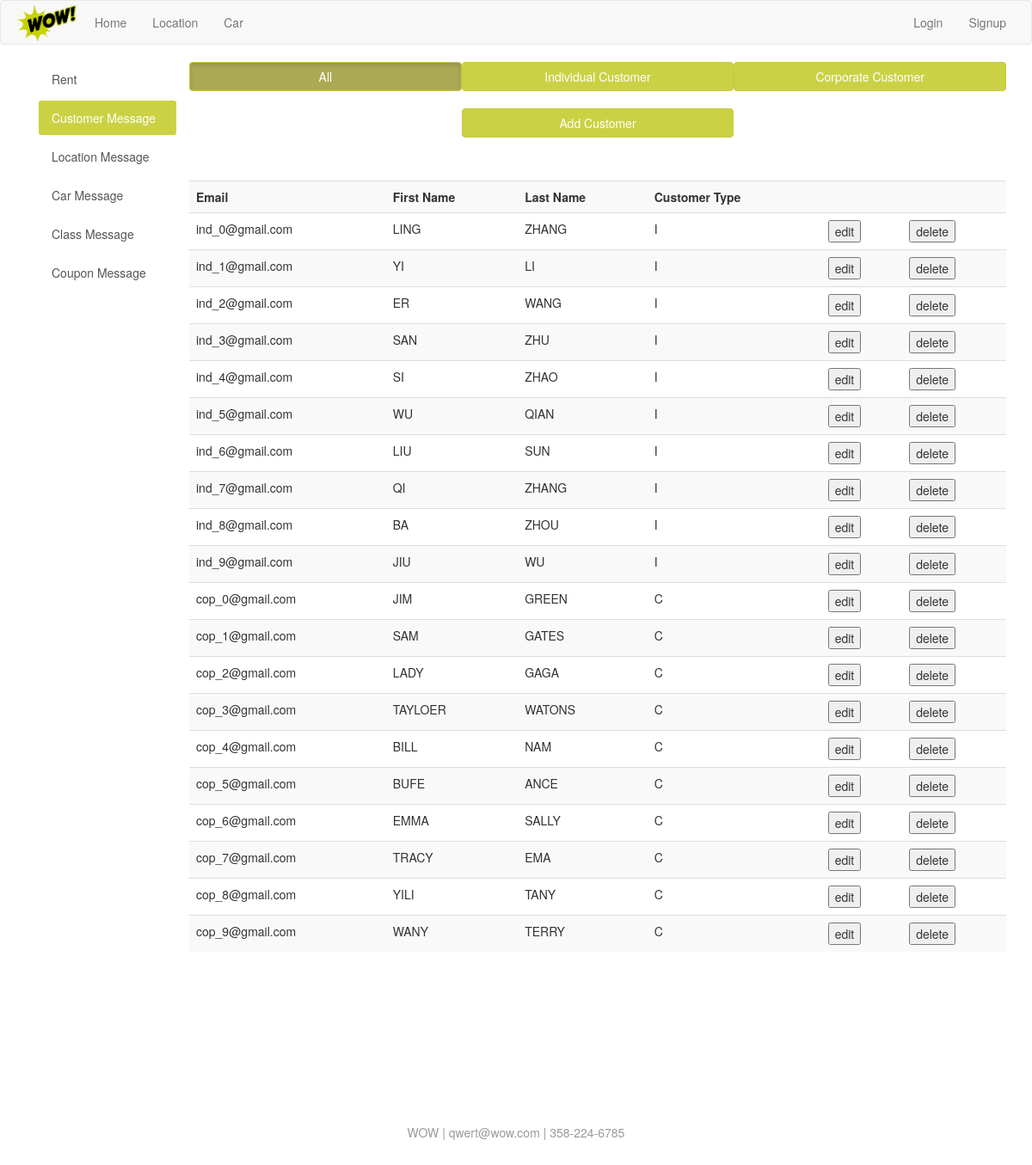
The app's page /main/empCustInfo.php with its own data.
### tables this page shows
CREATE TABLE customer (
    cust_id        BIGINT NOT NULL COMMENT 'the unique ID of a customer',
    fname          VARCHAR(30) NOT NULL COMMENT 'first name of customer',
    lname          VARCHAR(30) NOT NULL COMMENT 'last name of customer',
    cust_street    VARCHAR(30) NOT NULL COMMENT 'the street of a customer',
    cust_city      VARCHAR(30) NOT NULL COMMENT 'the city of a customer',
    cust_state     VARCHAR(30) NOT NULL COMMENT 'the state of a customer',
    cust_zipcode   VARCHAR(5) NOT NULL COMMENT 'the zipcode of a customer',
    email          VARCHAR(30) NOT NULL COMMENT 'the email of a customer',
    cust_phone_no  VARCHAR(30) NOT NULL COMMENT 'the phone number of a customer',
    cust_type      CHAR(1) NOT NULL COMMENT 'the customer type'
);

### main/php_operation/empCustSql.php (called while the page is built, shortened)
<?php
	function allCust($conn) {
		$check = mysqli_query($conn, "SELECT email, fname, lname, cust_type FROM customer");
		return $check;
	}
?>

### main/empCustInfo.php (the view, shortened to what this page needs)
<?php
	$user_name = getCookieVal('cookie_uname');
	include ('./php_operation/conn.php');
?>
<!DOCTYPE html>
<html lang="en">
<head>
	<link rel="stylesheet" href="css/bootstrap.css">
	<link rel="stylesheet" href="css/main.css">
	<link rel="stylesheet" href="css/sideBar.css">
</head>
<body>
	<div class="navbar navbar-default">
		<div class="container">
			<div class="navbar-header">
				<a href="home.php" class="navbar-brand"></a>
			</div>
			<div class="hidden-xs">
				<ul class="nav navbar-nav">
					<li><a href="home.php">Home</a></li>
					<li><a href="location.php">Location</a></li>
					<li><a href="car.php">Car</a></li>
				</ul>
				<?php if (empty($user_name)): ?>
					<ul class="nav navbar-nav navbar-right">
						<li><a href="login.php">Login</a></li>
						<li><a href="signup.php">Signup</a></li>
					</ul>
				<?php endif ?>
			</div>
		</div>
	</div>
	<div class="container">
		<div class="col-md-2">
			<div class="list-group side-bar">
				<a href="empRent.php" class="list-group-item">Rent</a>
				<a href="empCustInfo.php" class="list-group-item active">Customer Message</a>
				<a href="empLocInfo.php" class="list-group-item">Location Message</a>
				<a href="empCarInfo.php" class="list-group-item">Car Message</a>
				<a href="empClass.php" class="list-group-item">Class Message</a>
				<a href="empCoupon.php" class="list-group-item">Coupon Message</a>
			</div>
		</div>
		<div class="col-md-10">
			<div class="row" style="margin-bottom: 20px;">
				<a href="empCustInfo.php"><button class="col-md-4 btn btn-primary active">All</button></a>
				<a href="empCustIndi.php"><button class="col-md-4 btn btn-primary">Individual Customer</button></a>
				<a href="empCustCorp.php"><button class="col-md-4 btn btn-primary">Corporate Customer</button></a>
			</div>
			<div>
				<div class="row" style="margin-bottom: 20px;">
				<div class="col-md-4"></div>
					<a href="signup.php">
						<button class="col-md-4 btn btn-primary">Add Customer</button>
					</a>
				</div>
				<div class="row" style="margin-bottom: 20px;">
					<?php include('./php_operation/empCustSql.php') ?>
					<table class="table table-striped" style="margin-top: 30px;">
						<tr>
							<th>Email</th>
							<th>First Name</th>
							<th>Last Name</th>
							<th>Customer Type</th>
							<th></th>
							<th></th>
						</tr>
						<?php
							$allCust = allCust($conn);
							while ($row = mysqli_fetch_array($allCust)) {
								print <<< EOF
										<tr>
											<td>$row[email]</td>
											<td>$row[fname]</td>
											<td>$row[lname]</td>
											<td>$row[cust_type]</td>
											<td><form action="empCustEdit.php" method="post"><button name="editEmail"
											       value="$row[email]" type="submit">edit</button></form></td>
											<td><form action="empCustDelete.php" method="post"><button name="editEmail"
											       value="$row[email]" type="submit">delete</button></form></td>
										</tr>
								EOF;
							}
						?>
					</table>
				</div>
			</div>
		</div>
	</div>
	<div class="footer">
		WOW | qwert@wow.com | 358-224-6785
	</div>
</body>

### main/css/main.css (style rules this page uses)
.navbar-brand { background-image: url(../img/logo.png); width: 80px; background-size: 100%; background-repeat: no-repeat; background-position: center; }
.btn-primary { background-color: #cad244; border-color: #cac844; }
.footer { text-align: center; margin-top: 80px; color: #999; padding: 80px 0; }

### main/css/sideBar.css (style rules this page uses)
.side-bar .list-group-item { border: 0; margin-bottom: 5px; border-radius: 3px; }
.side-bar .list-group-item.active { background-color: #cad244; }
.btn-primary { background-color: #cad244; border-color: #cac844; }
.btn-primary.active ,.btn-primary.active:hover { background-color: #AAAA55; border-color: #cac844; }

### records on screen
customer: email "ind_0@gmail.com", fname "LING", lname "ZHANG", cust_type "I"
customer: email "ind_1@gmail.com", fname "YI", lname "LI", cust_type "I"
customer: email "ind_2@gmail.com", fname "ER", lname "WANG", cust_type "I"
customer: email "ind_3@gmail.com", fname "SAN", lname "ZHU", cust_type "I"
customer: email "ind_4@gmail.com", fname "SI", lname "ZHAO", cust_type "I"
customer: email "ind_5@gmail.com", fname "WU", lname "QIAN", cust_type "I"
customer: email "ind_6@gmail.com", fname "LIU", lname "SUN", cust_type "I"
customer: email "ind_7@gmail.com", fname "QI", lname "ZHANG", cust_type "I"
customer: email "ind_8@gmail.com", fname "BA", lname "ZHOU", cust_type "I"
customer: email "ind_9@gmail.com", fname "JIU", lname "WU", cust_type "I"
customer: email "cop_0@gmail.com", fname "JIM", lname "GREEN", cust_type "C"
customer: email "cop_1@gmail.com", fname "SAM", lname "GATES", cust_type "C"
customer: email "cop_2@gmail.com", fname "LADY", lname "GAGA", cust_type "C"
customer: email "cop_3@gmail.com", fname "TAYLOER", lname "WATONS", cust_type "C"
customer: email "cop_4@gmail.com", fname "BILL", lname "NAM", cust_type "C"
customer: email "cop_5@gmail.com", fname "BUFE", lname "ANCE", cust_type "C"
customer: email "cop_6@gmail.com", fname "EMMA", lname "SALLY", cust_type "C"
customer: email "cop_7@gmail.com", fname "TRACY", lname "EMA", cust_type "C"
customer: email "cop_8@gmail.com", fname "YILI", lname "TANY", cust_type "C"
customer: email "cop_9@gmail.com", fname "WANY", lname "TERRY", cust_type "C"
